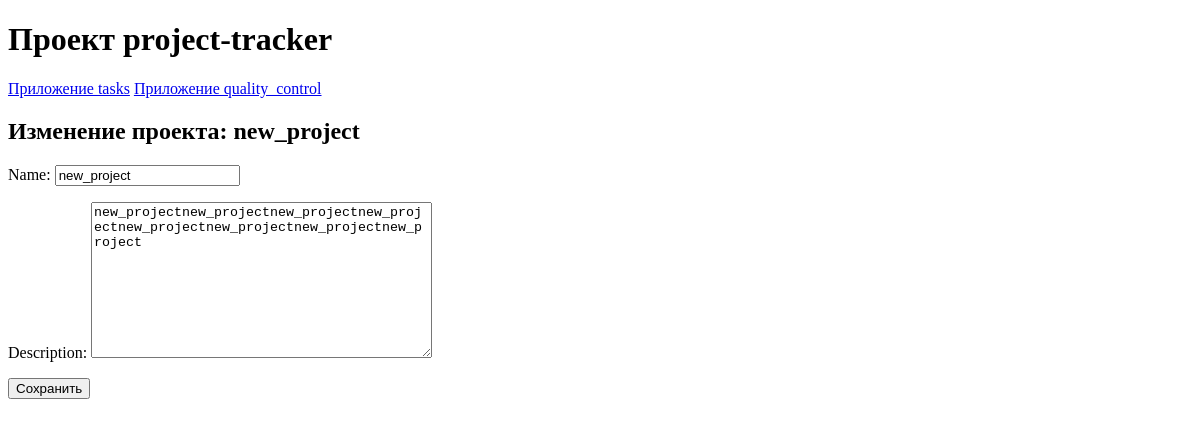
Page /tasks/project/3/update/ on the earlier database version.
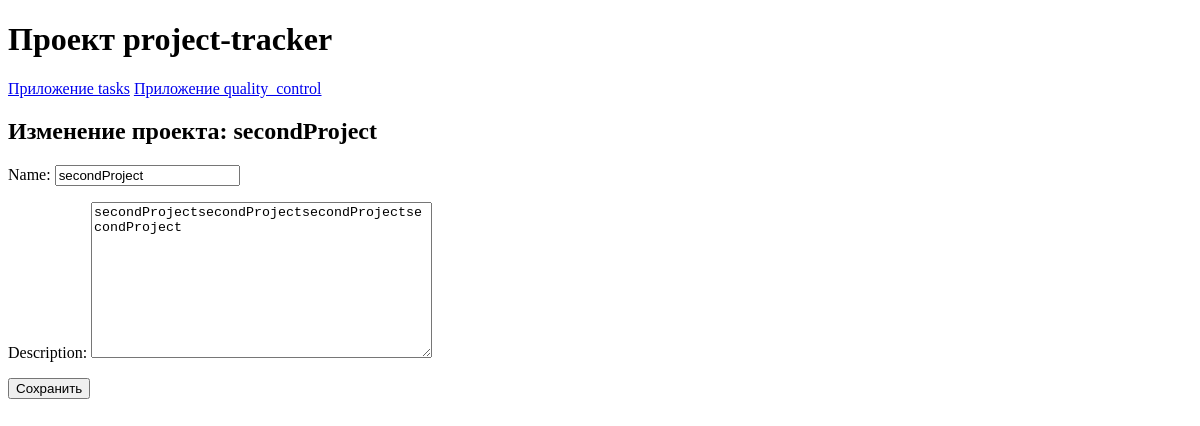
Same page on the later database version.
### tasks/models.py (models this page shows, shortened)
class Project(models.Model):
    name = models.CharField(max_length=100)
    description = models.TextField()
    created_at = models.DateTimeField(auto_now_add=True)

### tasks/views.py (the view)
# urls.py: path('project/<int:project_id>/update/', views.update_project, name='update_project'),
def update_project(request, project_id):
    project = get_object_or_404(Project, pk=project_id)
    if request.method == 'POST':
        form = ProjectForm(request.POST, instance=project)
        if form.is_valid():
            form.save()
            return redirect('tasks:project_detail', project_id=project.id)
    else:
        form = ProjectForm(instance=project)
    return render(request, 'tasks/project_update.html', {'form': form, 'project': project})

### tasks/form.py
class ProjectForm(ModelForm):
    class Meta:
        model = Project
        fields = ['name', 'description']

### tasks/templates/tasks/project_update.html (shortened to what this page needs)
{% extends 'base/base.html' %}
{% block content %}
<h2>Изменение проекта: {{ project.name }}</h2>
    <form method="post">
        {{ form.as_p }}
        <button type="submit">Сохранить</button>
    </form>
{% endblock %}

Differences in the rows shown:
changed Project: name "new_project" → "secondProject"; description "new_projectnew_projectnew_projectnew_projectnew_projectnew_projectnew_projectnew_project" → "secondProjectsecondProjectsecondProjectsecondProject"
